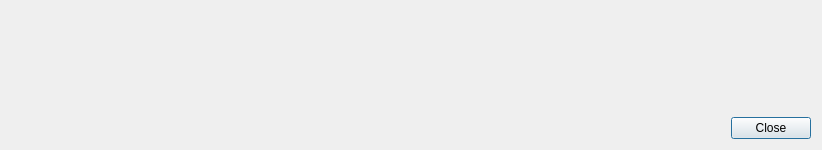
<?xml version="1.0" encoding="UTF-8"?>
<ui version="4.0">
 <class>AudioViewer</class>
 <widget class="QDialog" name="AudioViewer">
  <property name="geometry">
   <rect>
    <x>0</x>
    <y>0</y>
    <width>808</width>
    <height>137</height>
   </rect>
  </property>
  <property name="windowTitle">
   <string>AudioViewer</string>
  </property>
  <layout class="QGridLayout" name="gridLayout">
   <item row="0" column="0">
    <widget class="QWidget" name="widget" native="true">
     <property name="sizePolicy">
      <sizepolicy hsizetype="Fixed" vsizetype="Fixed">
       <horstretch>0</horstretch>
       <verstretch>0</verstretch>
      </sizepolicy>
     </property>
     <property name="minimumSize">
      <size>
       <width>800</width>
       <height>100</height>
      </size>
     </property>
    </widget>
   </item>
   <item row="1" column="0">
    <widget class="QDialogButtonBox" name="buttonBox">
     <property name="orientation">
      <enum>Qt::Horizontal</enum>
     </property>
     <property name="standardButtons">
      <set>QDialogButtonBox::Close</set>
     </property>
    </widget>
   </item>
  </layout>
 </widget>
 <resources/>
 <connections>
  <connection>
   <sender>buttonBox</sender>
   <signal>accepted()</signal>
   <receiver>AudioViewer</receiver>
   <slot>accept()</slot>
   <hints>
    <hint type="sourcelabel">
     <x>248</x>
     <y>254</y>
    </hint>
    <hint type="destinationlabel">
     <x>157</x>
     <y>274</y>
    </hint>
   </hints>
  </connection>
  <connection>
   <sender>buttonBox</sender>
   <signal>rejected()</signal>
   <receiver>AudioViewer</receiver>
   <slot>reject()</slot>
   <hints>
    <hint type="sourcelabel">
     <x>316</x>
     <y>260</y>
    </hint>
    <hint type="destinationlabel">
     <x>286</x>
     <y>274</y>
    </hint>
   </hints>
  </connection>
 </connections>
</ui>
